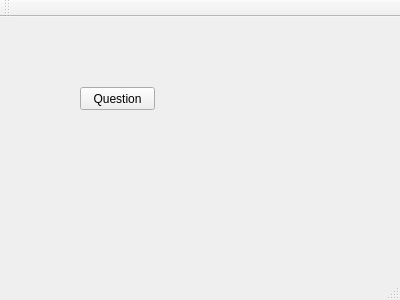
<?xml version="1.0" encoding="UTF-8"?>
<ui version="4.0">
 <class>MainWindow</class>
 <widget class="QMainWindow" name="MainWindow">
  <property name="geometry">
   <rect>
    <x>0</x>
    <y>0</y>
    <width>400</width>
    <height>300</height>
   </rect>
  </property>
  <property name="windowTitle">
   <string>MainWindow</string>
  </property>
  <widget class="QWidget" name="centralWidget">
   <widget class="QPushButton" name="pushButton">
    <property name="geometry">
     <rect>
      <x>80</x>
      <y>70</y>
      <width>75</width>
      <height>23</height>
     </rect>
    </property>
    <property name="text">
     <string>Question</string>
    </property>
   </widget>
  </widget>
  <widget class="QMenuBar" name="menuBar">
   <property name="geometry">
    <rect>
     <x>0</x>
     <y>0</y>
     <width>400</width>
     <height>21</height>
    </rect>
   </property>
  </widget>
  <widget class="QToolBar" name="mainToolBar">
   <attribute name="toolBarArea">
    <enum>TopToolBarArea</enum>
   </attribute>
   <attribute name="toolBarBreak">
    <bool>false</bool>
   </attribute>
  </widget>
  <widget class="QStatusBar" name="statusBar"/>
 </widget>
 <layoutdefault spacing="6" margin="11"/>
 <resources/>
 <connections/>
</ui>
